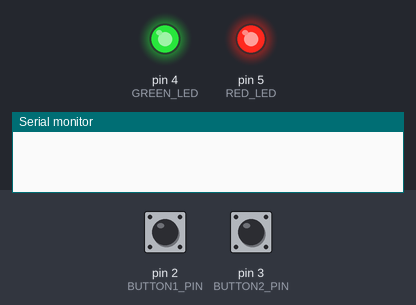
A sketch run on a simulated Arduino Uno, built with avr-gcc and run on an emulated ATmega328P. Shown: output pins drawn as LEDs (lit = HIGH), the last lines printed to the serial monitor. The inputs (shaded band) are chosen by the test bench; at power-on: pin 2 (BUTTON1_PIN) HIGH, pin 3 (BUTTON2_PIN) HIGH.

Above: at 1.2 s.
1.3 s: pin 2 (BUTTON1_PIN) pulled LOW for 0.15 s
At 2.0 s:
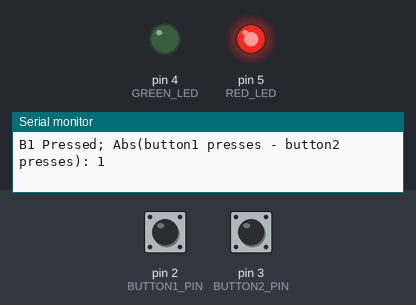
2.9 s: pin 3 (BUTTON2_PIN) pulled LOW for 0.15 s
At 4.2 s:
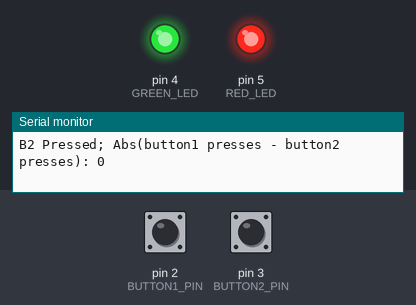
4.5 s: pin 3 (BUTTON2_PIN) pulled LOW for 1 s
At 5.6 s:
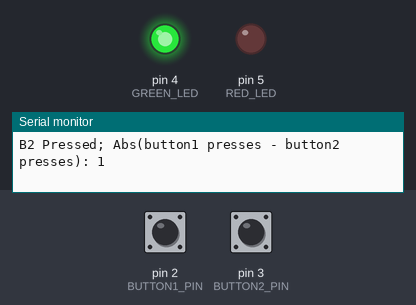
7.0 s: pin 2 (BUTTON1_PIN) pulled LOW for 1 s
At 7.5 s:
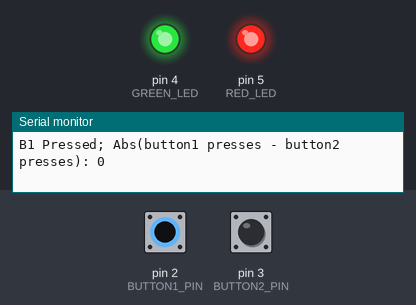
Timing chart, 0 to 10.0 s (numbered marks = the images above; inputs shaded):
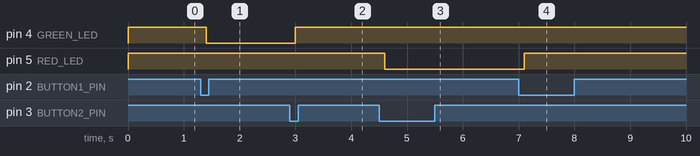

Measured:
- after the input at 1.3 s, pin 4 (GREEN_LED): HIGH → LOW after 0.10 s
- after the input at 2.9 s, pin 4 (GREEN_LED): LOW → HIGH after 0.10 s
- after the input at 4.5 s, pin 5 (RED_LED): HIGH → LOW after 0.10 s
- after the input at 7.0 s, pin 5 (RED_LED): LOW → HIGH after 0.10 s

The sketch:

two_buttons.ino
```cpp
#define DEBOUNCE_TIME 100

const int RED_LED = 5;
const int GREEN_LED = 4;
const int BUTTON1_PIN = 2;
const int BUTTON2_PIN = 3;

volatile bool button1Pressed = false;
volatile bool button2Pressed = false;

int gButton1Presses = 0;
int gButton2Presses = 0;

void setup() {
  Serial.begin(9600);
  pinMode(RED_LED, OUTPUT);
  pinMode(GREEN_LED, OUTPUT);
  pinMode(BUTTON1_PIN, INPUT);
  pinMode(BUTTON2_PIN, INPUT);

  // Configure interrupt vector
  attachInterrupt(digitalPinToInterrupt(BUTTON1_PIN), isr_button1, FALLING);
  attachInterrupt(digitalPinToInterrupt(BUTTON2_PIN), isr_button2, FALLING);
  Serial.println();

  //interrupts();
  Serial.println();
}
void loop() {
  if(button1Pressed){
    gButton1Presses += 1;
    delay(DEBOUNCE_TIME);
    button1Pressed = false;
    Serial.print("B1 Pressed; Abs(button1 presses - button2 presses): ");
    Serial.println(abs(gButton1Presses - gButton2Presses));
  }
  if(button2Pressed){
    gButton2Presses += 1;
    delay(DEBOUNCE_TIME);
    button2Pressed = false;
    Serial.print("B2 Pressed; Abs(button1 presses - button2 presses): ");
    Serial.println(abs(gButton1Presses - gButton2Presses));
  }

  if(gButton1Presses > gButton2Presses){
    digitalWrite(RED_LED, HIGH);
    digitalWrite(GREEN_LED, LOW);

  }else if(gButton1Presses < gButton2Presses){
    digitalWrite(GREEN_LED, HIGH);
    digitalWrite(RED_LED, LOW);
  }else{
    digitalWrite(GREEN_LED, HIGH);
    digitalWrite(RED_LED, HIGH);
  }


}

// Interrupt service routine (ISR)
void isr_button1(){
  button1Pressed = true;
}

void isr_button2(){
  button2Pressed = true;
}
```
